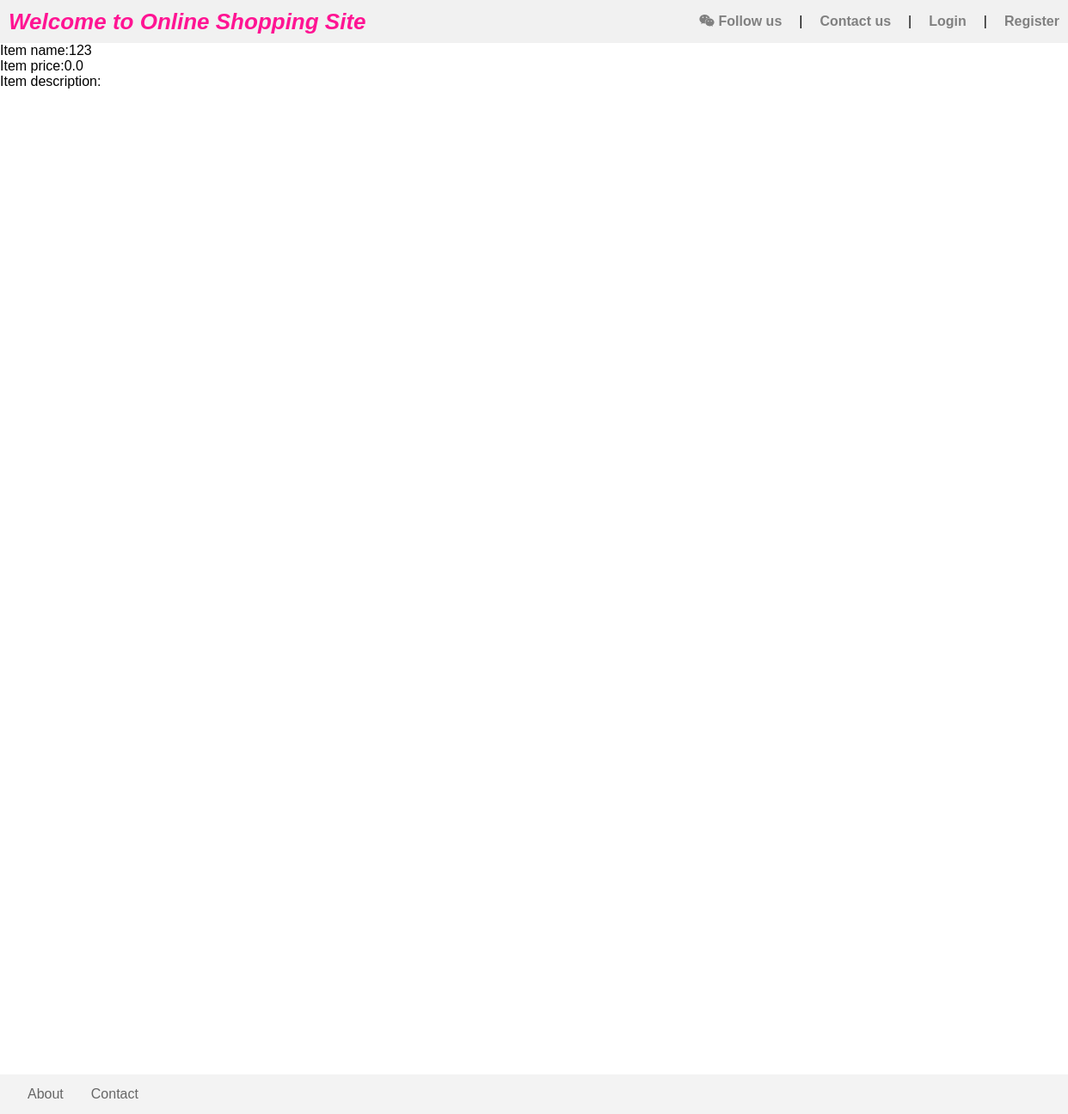
The app's page /product_details/2, older data.
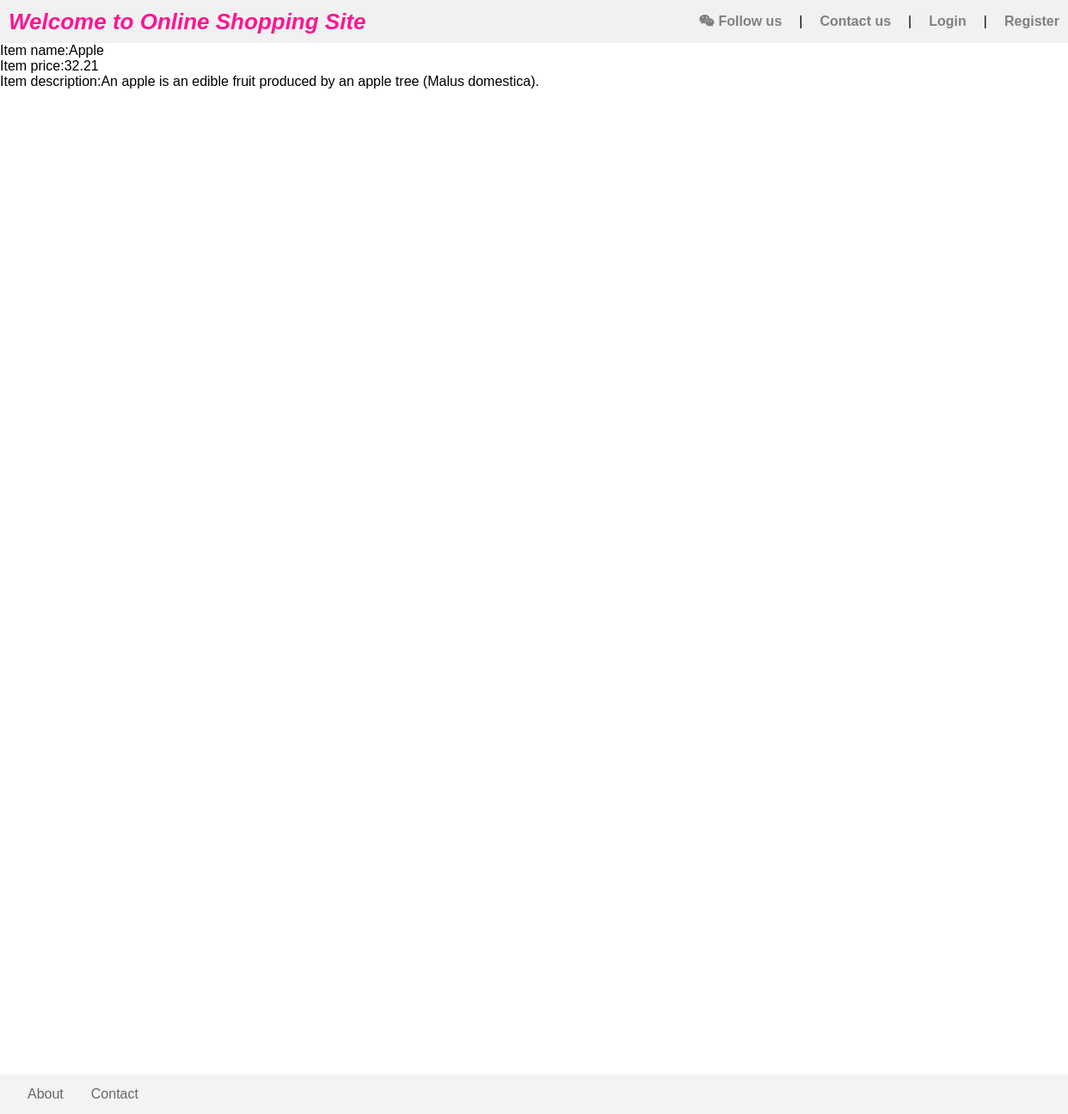
The same page, newer data.
### project/models/ItemModel.py (models this page shows, shortened)
class Item(PkModel):
    __tablename__ = "item"
    name = Column(db.VARCHAR(255), nullable=False, default="")
    price = Column(db.Float(50), nullable=False, default=0.0)
    description = db.Column(db.String(length=1024), nullable=False, default="")
    inventory = Column(db.Integer, nullable=False, default=0)
    sold_count = Column(db.Integer, nullable=False, default=0)
    disabled = Column(db.Boolean, nullable=False, default=False)
    created_at = Column(db.DateTime, nullable=False, default=dt.datetime.utcnow)
    main_image_url = Column(db.VARCHAR(255), nullable=False, default="")
    owner = db.Column(db.Integer, db.ForeignKey("users.id"))

### project/shopping/view.py (the view)
@blueprint.route("/product_details/<int:itemID>", methods=["GET", "POST"])
def details(itemID):
    item = Item.get_by_id(itemID)
    return render_template("shopping/product_details.html", item = item)

### project/database_model.py (called while the page is built)
    @classmethod
    def get_by_id(cls, record_id):
        basestring = (str, bytes)
        if any(
            (
                isinstance(record_id, basestring) and record_id.isdigit(),
                isinstance(record_id, (int, float)),
            )
        ):
            return cls.query.get(int(record_id))
        return None

### project/templates/shopping/product_details.html (shortened to what this page needs)
{% extends "/base/base.html" %}
{% block content %}
    <p><label>Item name:</label>{{ item.name }}</p>
    <p><label>Item price:</label>{{ item.price }}</p>
    <p><label>Item description:</label>{{ item.description }}</p>
{% endblock %}

### project/templates/base/base.html (shortened to what this page needs)
<!DOCTYPE html>
<html lang="en">
<head>
    <link rel="stylesheet" href="{{ url_for('static',filename='css/base/base.css') }}">
    <link rel="stylesheet" href="{{ url_for('static',filename='css/base/footer.css') }}">
    <link rel="stylesheet" href="{{ url_for('static',filename='css/base/new_navbar.css') }}">
</head>
<body>
<header>
    <nav>
        {% block nav %}
            <div class="nav-container-box">
                <a class="nav-main-text" href="{{ url_for("index.home") }}">Welcome to Online Shopping Site</a>
                <ul class="nav-right-bar">
                    <li class="nav-follow_us">
                        <span style="color:gray; padding-right:5px"><i class="fab fa-weixin"></i></span>
                        <a href="#" onmouseover="layer_open('follow_us_image')" onmouseout="close_timer()">Follow us</a>
                    </li>
                    <li>|</li>
                    <li class="contact">
                        <a href="#">Contact us</a>
                    </li>
                    <li>|</li>
                    {% if current_user.is_authenticated %}
                        <li class="nav-title_shopping_cart">
                            &nbsp;&nbsp;&nbsp;<a href="#">Shopping Cart</a>
                        </li>
                        <li>|</li>
                        <li><a href="/userinfo">Hello, {{ current_user.username }}</a></li>
                        <li>|</li>
                        <li><a href="/logout">logout</a></li>
                    {% else %}
                        <li class="login">
                            <a href="{{ url_for("login.login") }}">Login</a>
                        </li>
                        <li>|</li>
                        <li class="register">
                            <a href="{{ url_for("login.login") }}">Register</a>
                        </li>
                    {% endif %}
                </ul>
            </div>
        {% endblock %}
    </nav>
</header>
{% block body %}
    <section id="container">
        {% block content %}
        {% endblock %}
    </section>
    {% block footer %}
        {% include '/base/footer.html' %}
    {% endblock %}
{% endblock %}
</body>
</html>

### project/templates/base/footer.html
<footer class="footer-bar">
    <ul class="footer-item-list">
        <li><a href="{{ url_for('index.about') }}">About</a></li>
        <li><a href="mailto:yuyang.wang@ucdconnect.ie">Contact</a></li>
    </ul>
</footer>

### project/static/css/base/base.css (style rules this page uses)
* { margin: 0; padding: 0; font-family: Arial; }
body { display:flex; flex-direction:column; }
#container { display:flex; height:1200px; flex-direction:column; }
* { transition: all 0.4s linear; -webkit-transition: all 0.4s linear; -moz-transition: all 0.4s linear; -o-transition: all 0.4s linear; }

### project/static/css/base/footer.css (style rules this page uses)
.footer-bar { width: 100%; display: flex; flex-direction: row; justify-content: flex-start; align-items: center; background-color: #f3f3f3; padding: 14px 16px; }
.footer-item-list { display: flex; flex-direction: row; justify-content: flex-start; list-style-type: none; }
.footer-bar li a { color: #666; padding: 14px 16px; text-decoration: none; }

### project/static/css/base/new_navbar.css (style rules this page uses)
.nav-container-box { height: 50px; display: flex; flex-direction: row; justify-content: space-between; align-items: center; background-color: #f1f1f1; }
.nav-main-text { padding: 10px; text-decoration: none; font-size: 26px; font-weight: bold; font-style: italic; color: deeppink; float: left; }
.nav-right-bar { display: flex; flex-direction: row; justify-content: space-around; align-items: center; list-style: none; }
.nav-right-bar li { padding: 10px; }
.nav-right-bar li a { text-decoration: none; color: #c398e3; font-weight: bold; }
.nav-right-bar li a:link { color: gray; }
.nav-follow_us { display: flex; }

Row changes from the older to the newer data that the page shows:
changed Item: name "123" → "Apple"; price "0.0" → "32.21"; description (not shown) → "An apple is an edible fruit produced by an apple tree (Malus domestica)."
